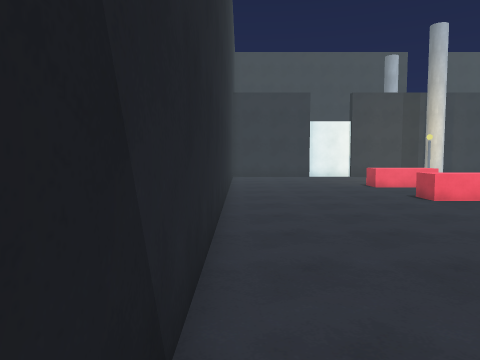
view 1 (above)

19 first-person views from a walk through a Unity game level. The camera is 1.5 m above the floor, tilts 4° down and sees 70° across. The floor is counted in squares, 1 m on a side. Each view is taken from the middle of a square. On the plan, view 1 faces up. The plan holds only what a view shows up to about 16 squares ahead; the rest is blank. The place goes on beyond the plan. The player is left out.

view 2
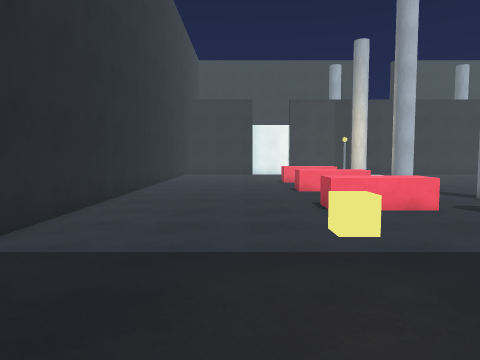

view 3
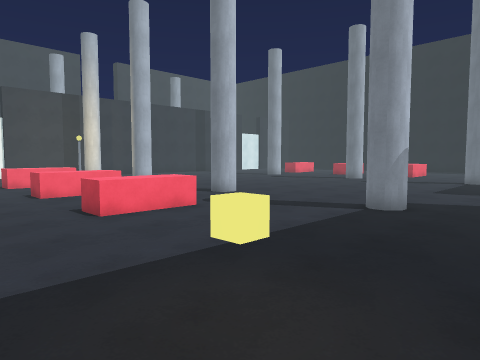

view 4
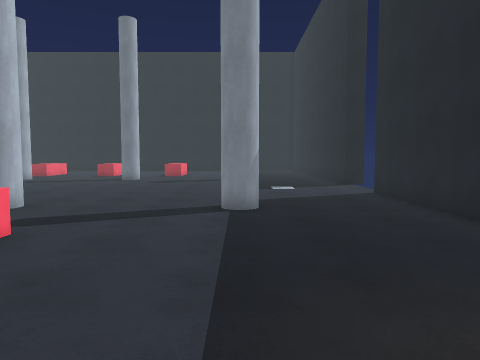

view 5
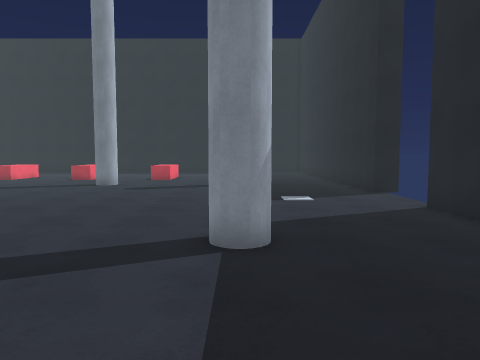

view 6
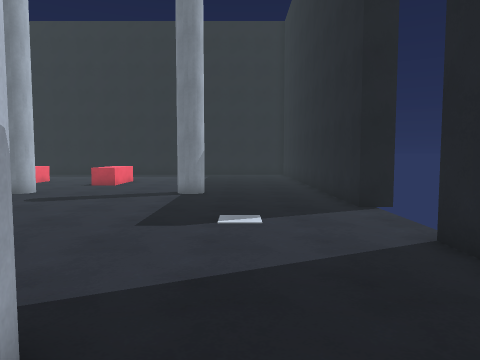

view 7
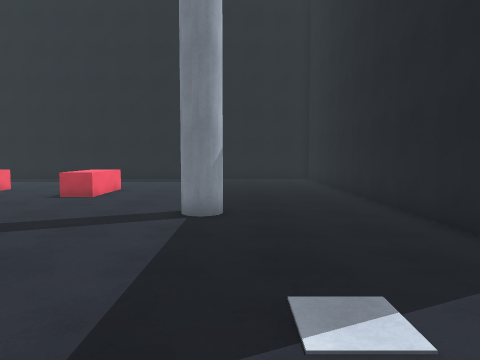

view 8
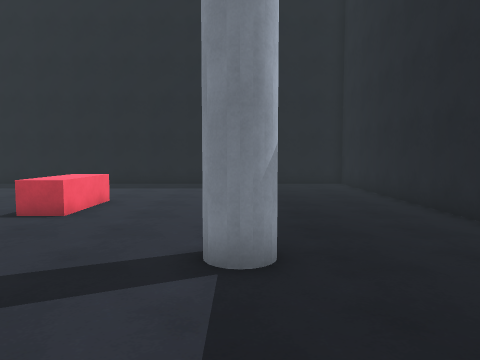

view 9
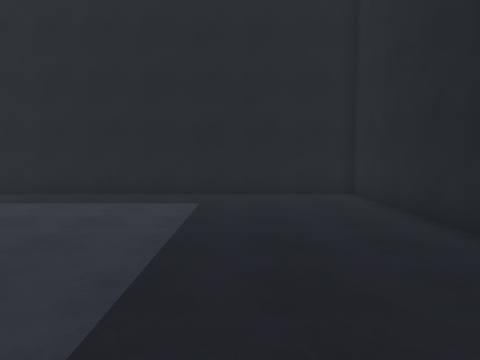

view 10
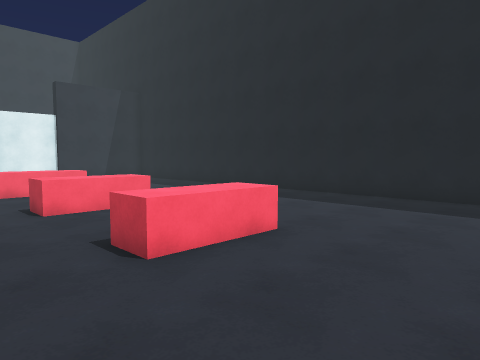

view 11
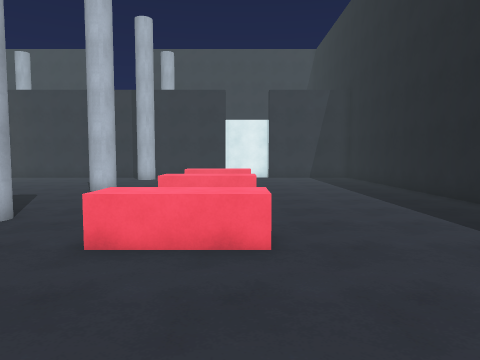

view 12
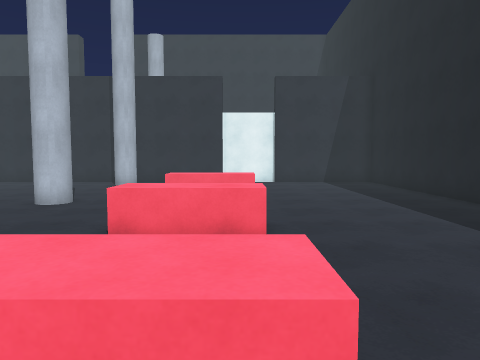

view 13
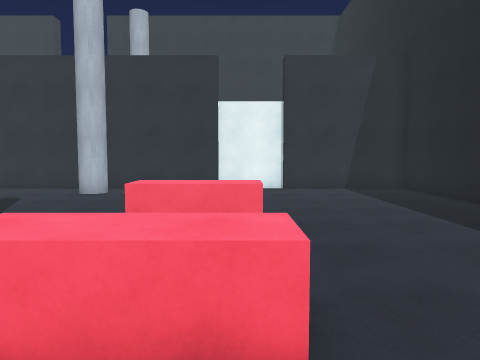

view 14
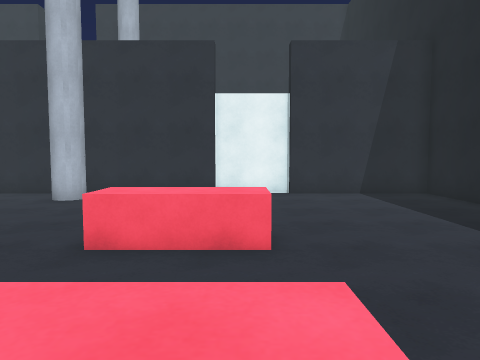

view 15
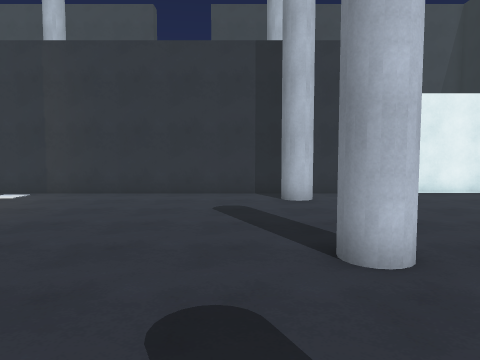

view 16
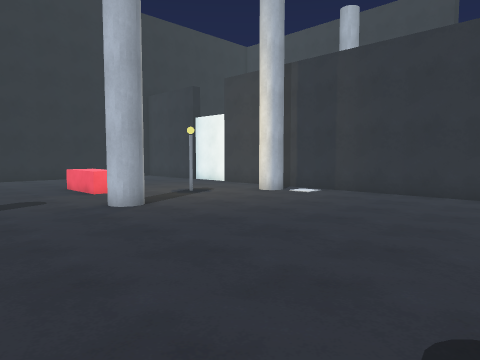

view 17
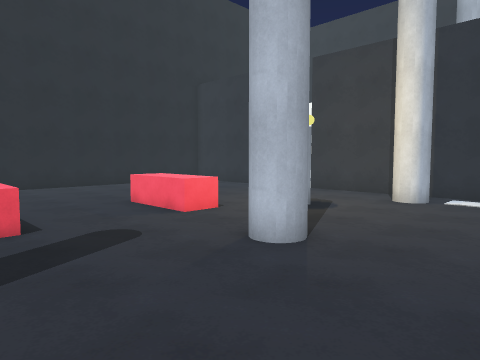

view 18
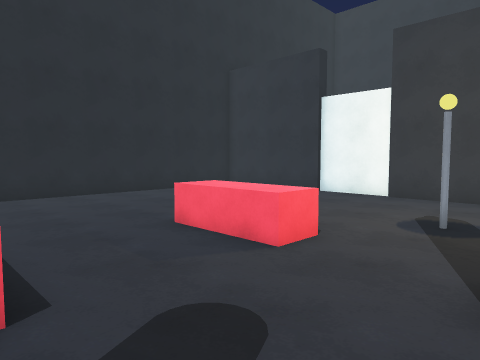

view 19
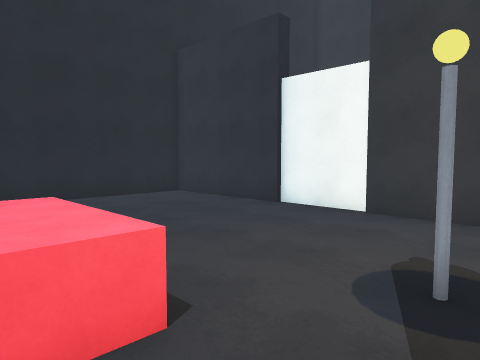

### Floor plan
Key: @ floor where view 1 was taken; # wall or solid block; x gap in a wall; . floor; ^ raised ledge; O other object.
Columns run from 1 left of view 1 to 39 right of it. Each row starts with its distance up from view 1.
 25 #########################################
 24 #............................  .........#
 23 #.............#...........#.  ..........#
 22 #...........................  ..........#
 21 #............................... .......#
 20 #...........O..................  .......#
 19 #....   .......................  .......#
 18 #.....  ................................#
 17 #.......^^^...................^^^.......#
 16 #.............#...........#.............#
 15 #.......................................#
 14 #..............................  .......#
 13 #.......................................#
 12 #.......^^^...................^^^.......#
 11 #..........  ...  ......................#
 10 #........    ...........................#
  9 #........   ..#...........#.............#
  8 #........  .............................#
  7 #.......^^^...................^^^.......#
  6 #.......................................#
  5 #.......................................#
  4 #.......................................#
  3 #.......................................#
  2 #.............#...........#.............#
  1 # ......................................#
  0  @ ...O.................................#
 -1    .....................................#
 -2     .    ...............................#
 -3      .     .............................#
 -4             ######x   x##################

Positions as (right, up) in squares from view 1, and headings:
1: (0, 0), facing up
2: (4, -3), facing up
3: (3, -2), facing up-right
4: (3, 2), facing right
5: (7, 2), facing right
6: (11, 0), facing right
7: (16, 1), facing right
8: (20, 2), facing right
9: (25, 1), facing right
10: (26, 2), facing up-right
11: (31, 1), facing up
12: (31, 5), facing up
13: (31, 9), facing up
14: (31, 11), facing up
15: (23, 11), facing up
16: (23, 11), facing up-left
17: (17, 11), facing up-left
18: (13, 12), facing up-left
19: (12, 16), facing up-left
